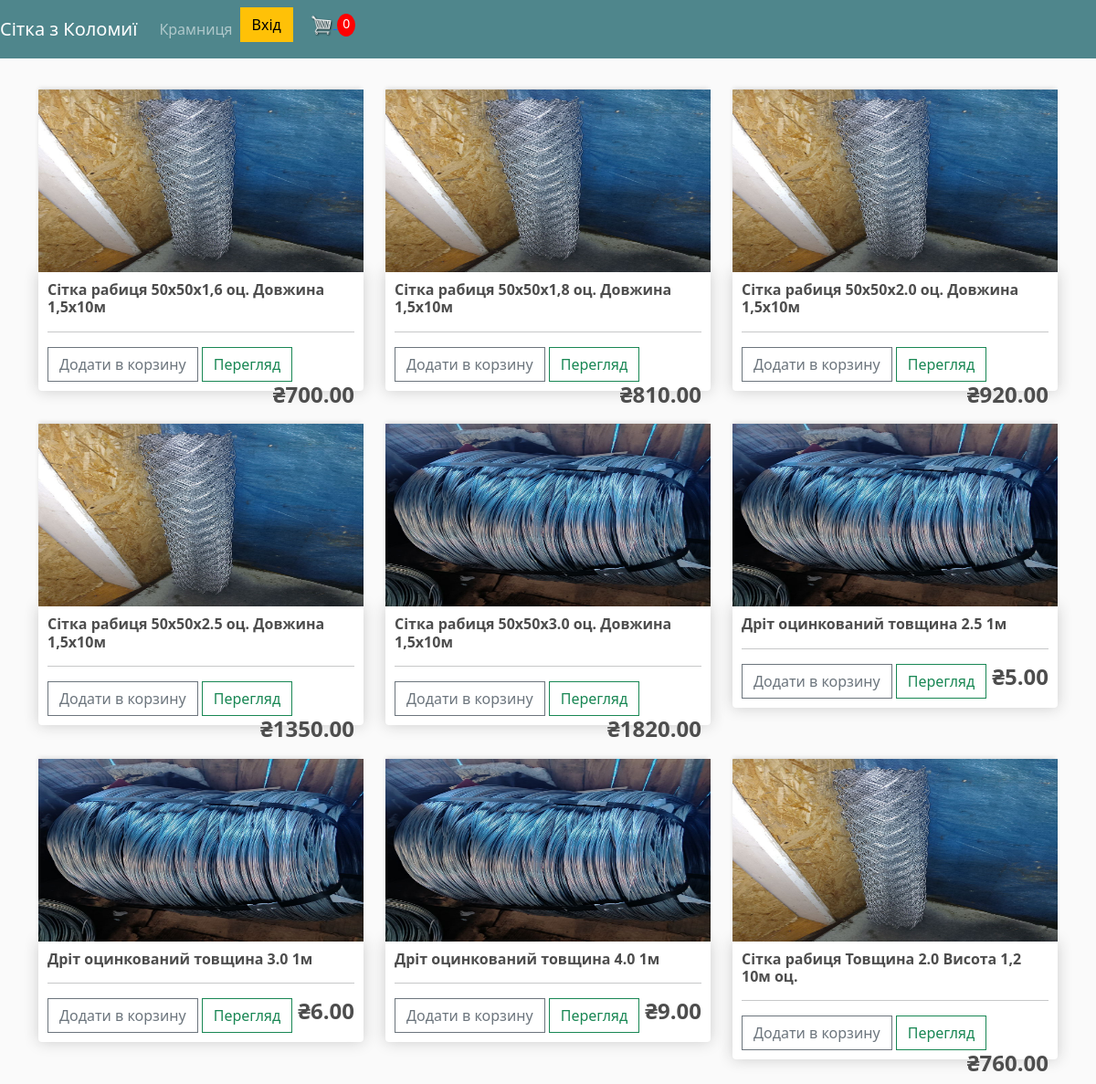
The page / on the database its author committed.
### store/models.py (models this page shows, shortened)
class Product(models.Model):
    name = models.CharField(max_length=200, null=True)
    price = models.DecimalField(max_digits=8, decimal_places=2)
    delivery = models.BooleanField(default=False, null=True, blank=False)
    image = models.ImageField(null=True, blank=True)
    @property
    def imageURL(self):
        try:
            url = self.image.url
        except:
            url = ''
        return url

### store/views.py (the view)
# urls.py: path('', include('store.urls')),
def store(request):
	data = cartData(request)
	cartItems = data['cartItems']
	products = Product.objects.all()
	context = {'products': products, 'cartItems': cartItems}
	return render(request, 'store/store.html', context)

### store/utils.py (called while the page is built, shortened)
def cookieCart(request):
	try:
		cart = json.loads(request.COOKIES['cart'])
	except:
		cart = {}
	print('Cart:', cart)
	items = []
	order = {'get_cart_total': 0, 'get_cart_items': 0, 'shipping': False}
	cartItems = order['get_cart_items']
	return {'cartItems': cartItems, 'order': order, 'items': items}

def cartData(request):
	if request.user.is_authenticated:
		customer = request.user.customer
		order, created = Order.objects.get_or_create(customer=customer, complete=False)
		items= order.orderitem_set.all()
		cartItems = order.get_cart_items
	else:
		cookieData = cookieCart(request)
		cartItems = cookieData['cartItems']
		order = cookieData['order']
		items = cookieData['items']
	return {'cartItems': cartItems, 'order': order, 'items': items}

### store/templates/store/store.html
{% extends 'store/main.html' %}
{% load static %}
{% block content %}
<div class="row">
	{% for product in products %}
	<div class="col-lg-4">
		<img class="thumbnail" src="{{product.imageURL}}">
	    <div class="box-element product">
		<h6><strong>{{product.name}}</strong></h6>
		<hr>
		<button data-product={{product.id}} data-action="add"  class="btn btn-outline-secondary add-btn update-cart">Додати в корзину</button>
		<a class="btn btn-outline-success" href="#">Перегляд</a>
		<h4 style="display: inline-block; float: right"><strong>₴{{product.price|floatformat:2}}</strong></h4>
		</div>
	</div>
	{% endfor %}
</div>
{% endblock content %}

### static/css/main.css (style rules this page uses)
body { background-color: hsl(0, 0%, 98%); }
h1,h2,h3,h4,h5,h6 { color:hsl(0, 0%, 30%); }
.box-element { box-shadow:hsl(0, 0%, 80%) 0 0 16px; background-color: #fff; border-radius: 4px; padding: 10px; }
.thumbnail { width: 100%; height: 200px; -webkit-box-shadow: -1px -3px 5px -2px rgba(214,214,214,1); -moz-box-shadow: -1px -3px 5px -2px rgba(214,214,214,1); box-shadow: -1px -3px 5px -2px rgba(214,214,214,1); }
.product { border-radius: 0 0 4px 4px; }
.col-lg-4, .col-lg-6, .col-lg-8, .col-lg-12 { margin-top: 10px; }
.btn { border-radius: 0; }

### rows shown on the page
Product: imageURL (picture), name "Сітка рабиця 50х50х1,6 оц. Довжина 1,5х10м", price "700.00"
Product: imageURL (picture), name "Сітка рабиця 50х50х1,8 оц. Довжина 1,5х10м", price "810.00"
Product: imageURL (picture), name "Сітка рабиця 50х50х2.0 оц. Довжина 1,5х10м", price "920.00"
Product: imageURL (picture), name "Сітка рабиця 50х50х2.5 оц. Довжина 1,5х10м", price "1350.00"
Product: imageURL (picture), name "Сітка рабиця 50х50х3.0 оц. Довжина 1,5х10м", price "1820.00"
Product: imageURL (picture), name "Дріт оцинкований товщина 2.5 1м", price "5.00"
Product: imageURL (picture), name "Дріт оцинкований товщина 3.0 1м", price "6.00"
Product: imageURL (picture), name "Дріт оцинкований товщина 4.0 1м", price "9.00"
Product: imageURL (picture), name "Сітка рабиця Товщина 2.0 Висота 1,2 10м оц.", price "760.00"

### other values the page prints
{{ cartItems }} "0"
